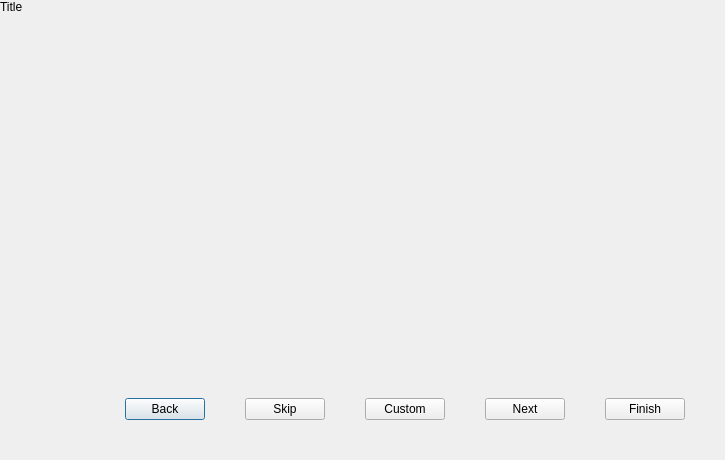
<?xml version="1.0" encoding="UTF-8"?>
<ui version="4.0">
 <class>FirstRunWizard</class>
 <widget class="QDialog" name="FirstRunWizard">
  <property name="geometry">
   <rect>
    <x>0</x>
    <y>0</y>
    <width>725</width>
    <height>460</height>
   </rect>
  </property>
  <property name="sizePolicy">
   <sizepolicy hsizetype="Fixed" vsizetype="Fixed">
    <horstretch>0</horstretch>
    <verstretch>0</verstretch>
   </sizepolicy>
  </property>
  <property name="windowTitle">
   <string>Last.fm Desktop App</string>
  </property>
  <layout class="QVBoxLayout" name="verticalLayout">
   <property name="spacing">
    <number>0</number>
   </property>
   <property name="margin">
    <number>0</number>
   </property>
   <item>
    <widget class="QLabel" name="title">
     <property name="text">
      <string>Title</string>
     </property>
    </widget>
   </item>
   <item>
    <widget class="QStackedWidget" name="stackedWidget">
     <widget class="LoginPage" name="loginPage"/>
     <widget class="AccessPage" name="accessPage"/>
     <widget class="PluginsPage" name="pluginsPage"/>
     <widget class="PluginsInstallPage" name="pluginsInstallPage"/>
     <widget class="BootstrapPage" name="bootstrapPage"/>
     <widget class="TourScrobblesPage" name="tourScrobblesPage"/>
     <widget class="TourMetadataPage" name="tourMetadataPage"/>
     <widget class="TourRadioPage" name="tourRadioPage"/>
     <widget class="TourFinishPage" name="tourFinishPage"/>
     <widget class="TourLocationPage" name="tourLocationPage"/>
    </widget>
   </item>
   <item>
    <layout class="QHBoxLayout" name="horizontalLayout">
     <property name="spacing">
      <number>40</number>
     </property>
     <property name="margin">
      <number>40</number>
     </property>
     <item>
      <spacer name="horizontalSpacer">
       <property name="orientation">
        <enum>Qt::Horizontal</enum>
       </property>
       <property name="sizeHint" stdset="0">
        <size>
         <width>0</width>
         <height>20</height>
        </size>
       </property>
      </spacer>
     </item>
     <item>
      <widget class="QPushButton" name="back">
       <property name="text">
        <string>Back</string>
       </property>
      </widget>
     </item>
     <item>
      <widget class="QPushButton" name="skip">
       <property name="text">
        <string>Skip</string>
       </property>
      </widget>
     </item>
     <item>
      <widget class="QPushButton" name="custom">
       <property name="text">
        <string>Custom</string>
       </property>
      </widget>
     </item>
     <item>
      <widget class="QPushButton" name="next">
       <property name="text">
        <string>Next</string>
       </property>
      </widget>
     </item>
     <item>
      <widget class="QPushButton" name="finish">
       <property name="text">
        <string>Finish</string>
       </property>
      </widget>
     </item>
    </layout>
   </item>
  </layout>
 </widget>
 <customwidgets>
  <customwidget>
   <class>LoginPage</class>
   <extends>QWidget</extends>
   <header>../Wizard/LoginPage.h</header>
   <container>1</container>
  </customwidget>
  <customwidget>
   <class>AccessPage</class>
   <extends>QWidget</extends>
   <header>../Wizard/AccessPage.h</header>
   <container>1</container>
  </customwidget>
  <customwidget>
   <class>PluginsPage</class>
   <extends>QWidget</extends>
   <header>../Wizard/PluginsPage.h</header>
   <container>1</container>
  </customwidget>
  <customwidget>
   <class>PluginsInstallPage</class>
   <extends>QWidget</extends>
   <header>../Wizard/PluginsInstallPage.h</header>
   <container>1</container>
  </customwidget>
  <customwidget>
   <class>BootstrapPage</class>
   <extends>QWidget</extends>
   <header>../Wizard/BootstrapPage.h</header>
   <container>1</container>
  </customwidget>
  <customwidget>
   <class>TourScrobblesPage</class>
   <extends>QWidget</extends>
   <header>../Wizard/TourScrobblesPage.h</header>
   <container>1</container>
  </customwidget>
  <customwidget>
   <class>TourMetadataPage</class>
   <extends>QWidget</extends>
   <header>../Wizard/TourMetadataPage.h</header>
   <container>1</container>
  </customwidget>
  <customwidget>
   <class>TourRadioPage</class>
   <extends>QWidget</extends>
   <header>../Wizard/TourRadioPage.h</header>
   <container>1</container>
  </customwidget>
  <customwidget>
   <class>TourFinishPage</class>
   <extends>QWidget</extends>
   <header>../Wizard/TourFinishPage.h</header>
   <container>1</container>
  </customwidget>
  <customwidget>
   <class>TourLocationPage</class>
   <extends>QWidget</extends>
   <header>../Wizard/TourLocationPage.h</header>
   <container>1</container>
  </customwidget>
 </customwidgets>
 <resources/>
 <connections/>
</ui>
